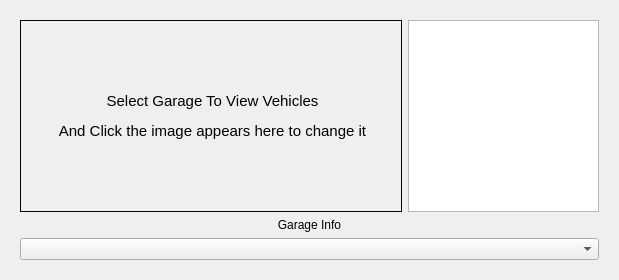
        <widget class="QWidget" name="GarageViewer">
         <attribute name="title">
          <string>Garage Viewer</string>
         </attribute>
         <layout class="QVBoxLayout" name="verticalLayout_4">
          <item>
           <widget class="QWidget" name="GarageViewerWidget" native="true">
            <layout class="QVBoxLayout" name="verticalLayout_6">
             <item>
              <layout class="QHBoxLayout" name="GarageHorizontalViewLayout" stretch="2,1">
               <item>
                <widget class="ImageFittingLabel" name="GarageImageLabel">
                 <property name="frameShape">
                  <enum>QFrame::Shape::Box</enum>
                 </property>
                 <property name="text">
                  <string>&lt;html&gt;&lt;head/&gt;&lt;body&gt;&lt;p align=&quot;center&quot;&gt;&lt;span style=&quot; font-size:11pt;&quot;&gt;Select Garage To View Vehicles&lt;/span&gt;&lt;/p&gt;&lt;p align=&quot;center&quot;&gt;&lt;span style=&quot; font-size:11pt;&quot;&gt;And Click the image appears here to change it&lt;/span&gt;&lt;/p&gt;&lt;/body&gt;&lt;/html&gt;</string>
                 </property>
                 <property name="scaledContents">
                  <bool>true</bool>
                 </property>
                </widget>
               </item>
               <item>
                <widget class="QListView" name="GarageCardListView"/>
               </item>
              </layout>
             </item>
             <item>
              <widget class="QLabel" name="GarageMemoTextLabel">
               <property name="text">
                <string>Garage Info</string>
               </property>
               <property name="alignment">
                <set>Qt::AlignmentFlag::AlignCenter</set>
               </property>
              </widget>
             </item>
             <item>
              <widget class="QComboBox" name="GarageSelectBox"/>
             </item>
            </layout>
           </widget>
          </item>
         </layout>
        </widget>
